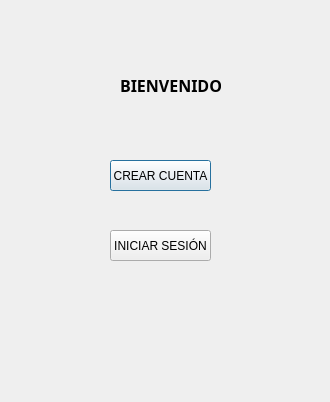
<?xml version="1.0" encoding="UTF-8"?>
<ui version="4.0">
 <class>Dialog</class>
 <widget class="QDialog" name="Dialog">
  <property name="geometry">
   <rect>
    <x>0</x>
    <y>0</y>
    <width>330</width>
    <height>402</height>
   </rect>
  </property>
  <property name="windowTitle">
   <string>Bienvenida</string>
  </property>
  <widget class="QLabel" name="label">
   <property name="geometry">
    <rect>
     <x>0</x>
     <y>0</y>
     <width>331</width>
     <height>401</height>
    </rect>
   </property>
   <property name="acceptDrops">
    <bool>false</bool>
   </property>
   <property name="autoFillBackground">
    <bool>false</bool>
   </property>
   <property name="text">
    <string/>
   </property>
   <property name="pixmap">
    <pixmap>../../../../ProyectoFinDeCurso/src/recursos/Login.jpg</pixmap>
   </property>
   <property name="scaledContents">
    <bool>true</bool>
   </property>
   <property name="wordWrap">
    <bool>false</bool>
   </property>
  </widget>
  <widget class="QLabel" name="label_2">
   <property name="geometry">
    <rect>
     <x>120</x>
     <y>70</y>
     <width>101</width>
     <height>31</height>
    </rect>
   </property>
   <property name="font">
    <font>
     <family>Century Gothic</family>
     <pointsize>12</pointsize>
     <weight>75</weight>
     <bold>true</bold>
    </font>
   </property>
   <property name="text">
    <string>BIENVENIDO</string>
   </property>
  </widget>
  <widget class="QPushButton" name="pushButton">
   <property name="geometry">
    <rect>
     <x>110</x>
     <y>160</y>
     <width>101</width>
     <height>31</height>
    </rect>
   </property>
   <property name="text">
    <string>CREAR CUENTA</string>
   </property>
  </widget>
  <widget class="QPushButton" name="pushButton_2">
   <property name="geometry">
    <rect>
     <x>110</x>
     <y>230</y>
     <width>101</width>
     <height>31</height>
    </rect>
   </property>
   <property name="text">
    <string>INICIAR SESIÓN</string>
   </property>
  </widget>
 </widget>
 <resources/>
 <connections/>
</ui>
